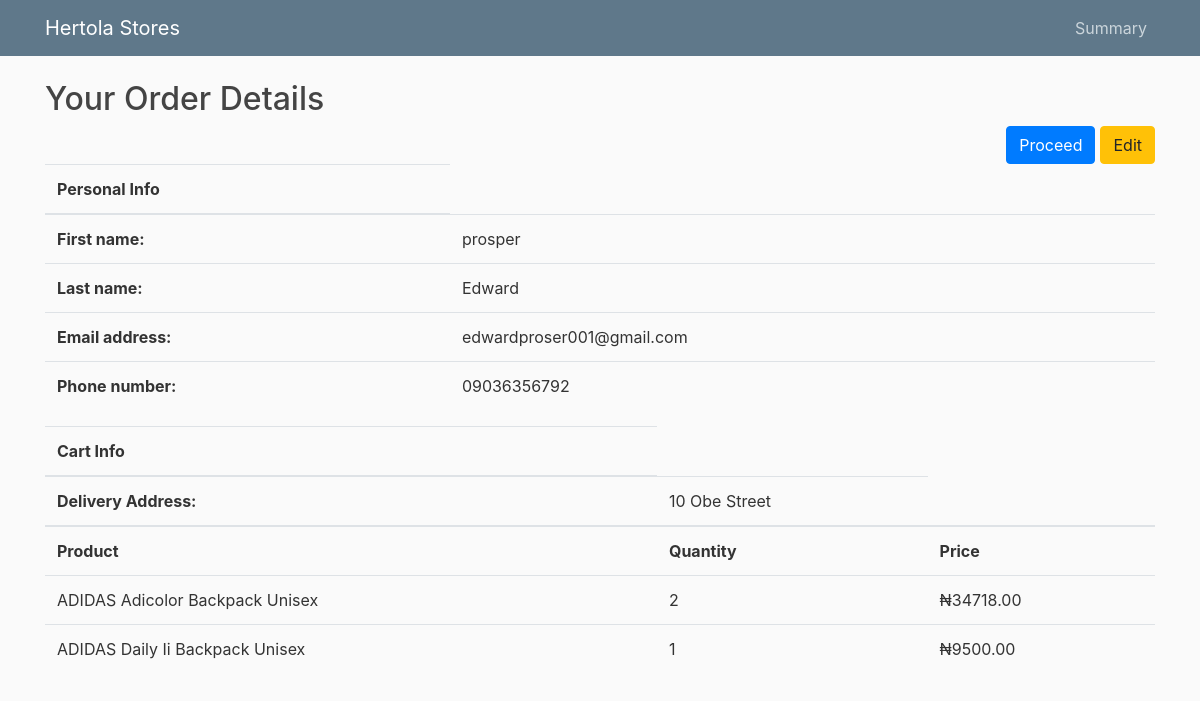
The page /orders/1/details/ on the database its author committed.
### orders/models.py (models this page shows, shortened)
class Order(models.Model):
    first_name = models.CharField(max_length=50)
    last_name = models.CharField(max_length=50)
    email = models.EmailField()
    phone_number = models.CharField(max_length=11)
    address = models.CharField(max_length=250)
    postal_code = models.CharField(max_length=20)
    city = models.ForeignKey(LGA, on_delete=models.CASCADE)
    delivery_fee = ChainedForeignKey(Delivery_prices, chained_field="city",
                                     chained_model_field="city",
                                     show_all=False,
                                    auto_choose=True,
                                    sort=True)
    created = models.DateTimeField(auto_now_add=True)
    updated = models.DateTimeField(auto_now=True)
    paid = models.BooleanField(default=False)
    ref = models.CharField(max_length=200)
    refund_requested = models.BooleanField(default=False)
    refund_granted = models.BooleanField(default=False)
    coupon = models.ForeignKey(Coupon,
                               related_name='orders',
                               null=True,
                               blank=True,
                               on_delete=models.SET_NULL)
    discount = models.IntegerField(default=0,
                                   validators=[MinValueValidator(0),
                                       MaxValueValidator(100)])
    class Meta:
        ordering = ['-created']
        indexes = [
            models.Index(fields=['-created']),
        ]

class OrderItem(models.Model):
    order = models.ForeignKey(Order,
                              related_name='items',
                              on_delete=models.CASCADE)
    product = models.ForeignKey(Product,
                                related_name='order_items',
                                on_delete=models.CASCADE)
    price = models.DecimalField(max_digits=10,
                                decimal_places=2)
    quantity = models.PositiveIntegerField(default=1)
    def get_cost(self):
        return self.price * self.quantity

### shop/models.py (models this page shows, shortened)
class Product(models.Model):
    category = models.ForeignKey(Category,
                                 related_name='products',
                                 on_delete=models.CASCADE)
    subcategory = models.ForeignKey(SubCategory, on_delete=models.CASCADE, blank=True, null=True)
    supersubcategory = models.ForeignKey(SuperSubCategory, on_delete=models.CASCADE, blank=True, null=True)
    brand = models.CharField(max_length=150)
    name = models.CharField(max_length=200)
    slug = models.SlugField(max_length=200)
    image = models.ImageField(upload_to='products/%Y/%m/%d',
                              blank=True)
    other_images = models.ManyToManyField(MyProductImages)
    description = models.TextField(blank=True)
    specifications = RichTextField(blank=True, null=True)
    price = models.DecimalField(max_digits=10,
                                decimal_places=2)
    available = models.BooleanField(default=True)
    bestseller = models.BooleanField(default=False)
    created = models.DateTimeField(auto_now_add=True)
    updated = models.DateTimeField(auto_now=True)
    class Meta:
        ordering = ['name']
        indexes = [
            models.Index(fields=['id', 'slug']),
            models.Index(fields=['name']),
            models.Index(fields=['-created']),
        ]

### orders/views.py (the view)
# urls.py: path("<int:id>/details/", views.order_details, name='order-details'),
def order_details(request, id):
    current_order = Order.objects.get(id=id)
    current_orderitem = OrderItem.objects.filter(order=current_order)
    context = {
        "current_order": current_order,
        "current_orderitem": current_orderitem,
        "title": "Order | Details"
    }
    return render(request, "orders/order/order_details.html", context)

### cart/context_processors.py (called while the page is built)
def cart(request):
    return {'cart': Cart(request)}

### orders/templates/orders/order/order_details.html (shortened to what this page needs)
{% extends "users/user_base.html" %}
{% load static %}
{% block content %}
<h2>Your Order Details</h2>
<a style="float: right;" class="btn btn-warning" href="{% url 'orders:order-summary-edit' current_order.pk %}">Edit</a>
<a class="btn btn-primary" style="float: right; margin-right: 5px;" href="{% url 'initiate-payment-4' current_order.id %}">Proceed</a>
<table class="table">
  <thead>
    <tr>
      <th scope="col">Personal Info</th>
    </tr>
  </thead>
  <tbody>
    <tr>
      <th scope="row">First name:</th>
      <td>{{ current_order.first_name}}</td>
    </tr>
    <tr>
      <th scope="row">Last name:</th>
      <td>{{ current_order.last_name}}</td>
    </tr>
    <tr>
      <th scope="row">Email address:</th>
      <td>{{ current_order.email }} </td>
    </tr>
    <tr>
      <th scope="row">Phone number:</th>
      <td>{{ current_order.phone_number }}</td>
    </tr>
  </tbody>
</table>
<table class="table">
  <thead>
    <tr>
      <th scope="col">Cart Info</th>
    </tr>
  </thead>
  <tr>
    <th scope="row">Delivery Address:</th>
    <td>{{ current_order.address }}</td>
  </tr>
  <tbody>
    <tr>
      <th>Product</th>
      <th>Quantity</th>
      <th>Price</th>
    </tr>
    {% for item in current_orderitem %}
    <tr>
      <td>{{ item.product.name }}</td>
      <td>{{ item.quantity }}</td>
      <td><span>&#8358;</span>{{ item.get_cost }}</td>
    </tr>
    {% endfor %}
  </table>
{% endblock content %}

### users/static/users/main.css (style rules this page uses)
body { background: #fafafa; color: #333333; margin-top: 5rem; }
h1, h2, h3, h4, h5, h6 { color: #444444; }

### rows shown on the page
Order: first_name "prosper", last_name "Edward", email "edwardproser001@gmail.com", phone_number "09036356792", address "10 Obe Street"
OrderItem: product.name "ADIDAS Adicolor Backpack Unisex", quantity "2", get_cost "34718.00"
OrderItem: product.name "ADIDAS Daily Ii Backpack Unisex", quantity "1", get_cost "9500.00"
